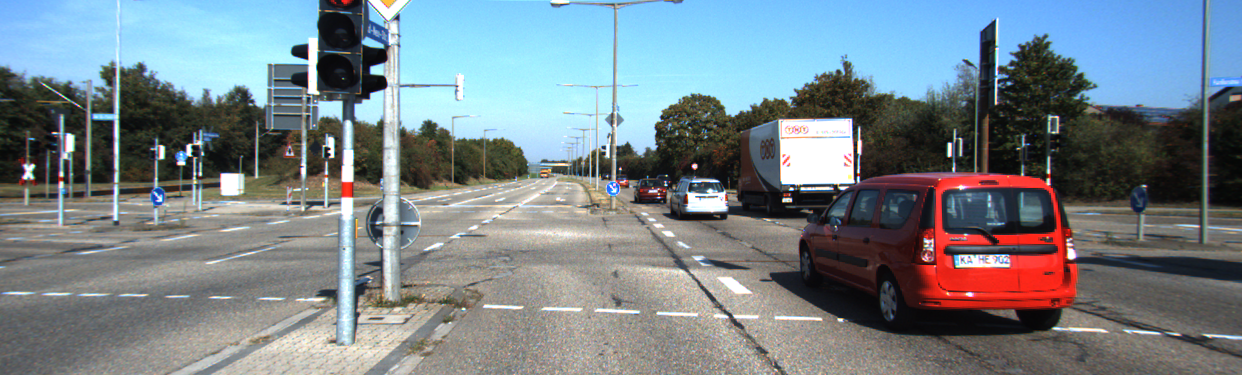
#> input picture 1_Grundlagen/ü5/data/kitti1.png, 1242 x 375 px
$ python l_a.py
#> lines starting #> are read from the running program, lines starting #| are printed output that depends on the picture
import cv2

""" Read images """
img1 = cv2.imread("data/kitti1.png")
#> img1 is the input picture: shape (375, 1242, 3); mean B, G, R 137.4, 130.9, 119.4
img2 = cv2.imread("data/kitti2.png")
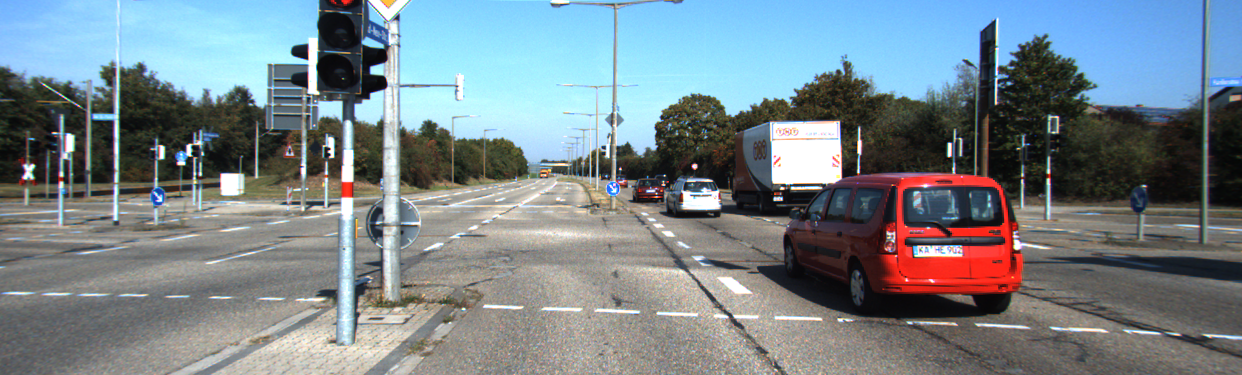
#> input picture 1_Grundlagen/ü5/data/kitti2.png, 1242 x 375 px
#> img2 is the input picture: shape (375, 1242, 3); mean B, G, R 138.6, 132.2, 119.9
img3 = cv2.imread("data/kitti3.png")
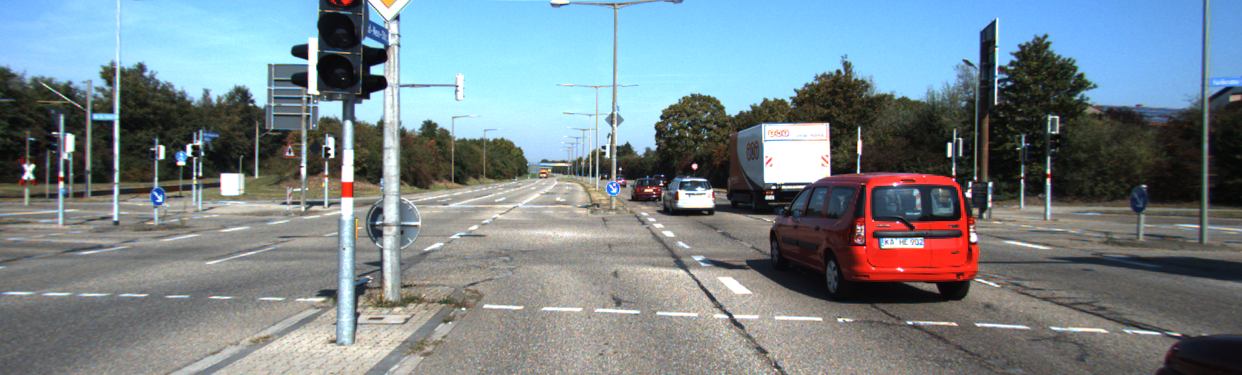
#> input picture 1_Grundlagen/ü5/data/kitti3.png, 1242 x 375 px
#> img3 is the input picture: shape (375, 1242, 3); mean B, G, R 138.8, 132.5, 119.4

cv2.imshow("Global-Shutter", img3)

""" Simulate rolling shutter"""
img3[0::3, :, :] = img1[0::3, :, :]
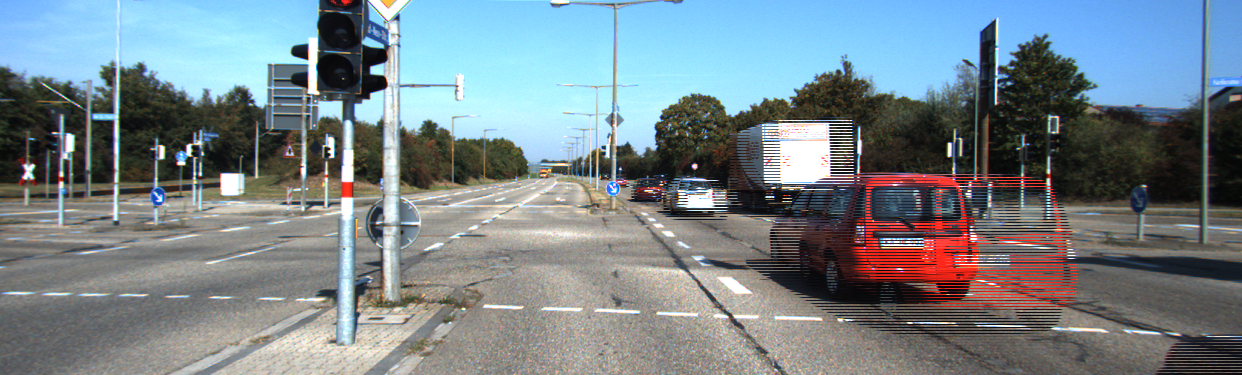
#> img3: shape (375, 1242, 3); mean B, G, R 138.3, 131.9, 119.4
img3[1::3, :, :] = img2[1::3, :, :]
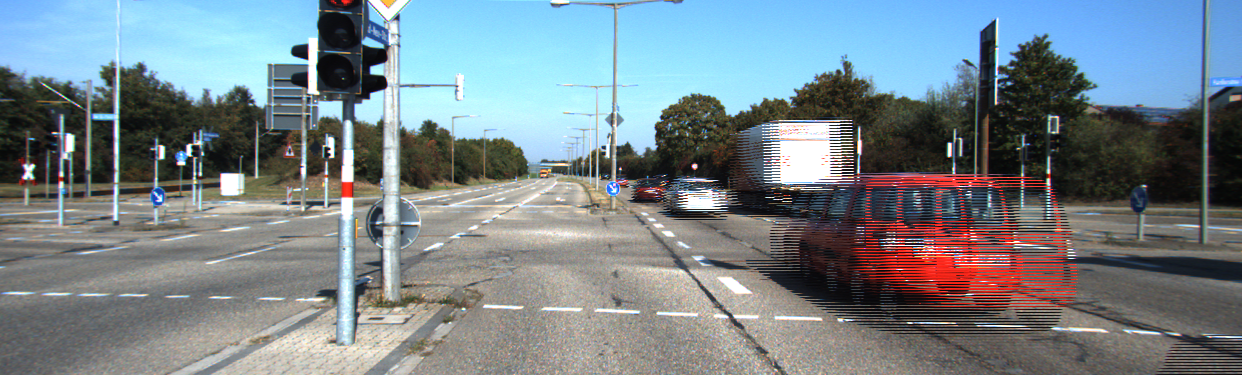
#> img3: shape (375, 1242, 3); mean B, G, R 138.2, 131.8, 119.6

cv2.imshow("Rolling-Shutter", img3)

cv2.waitKey(0)
